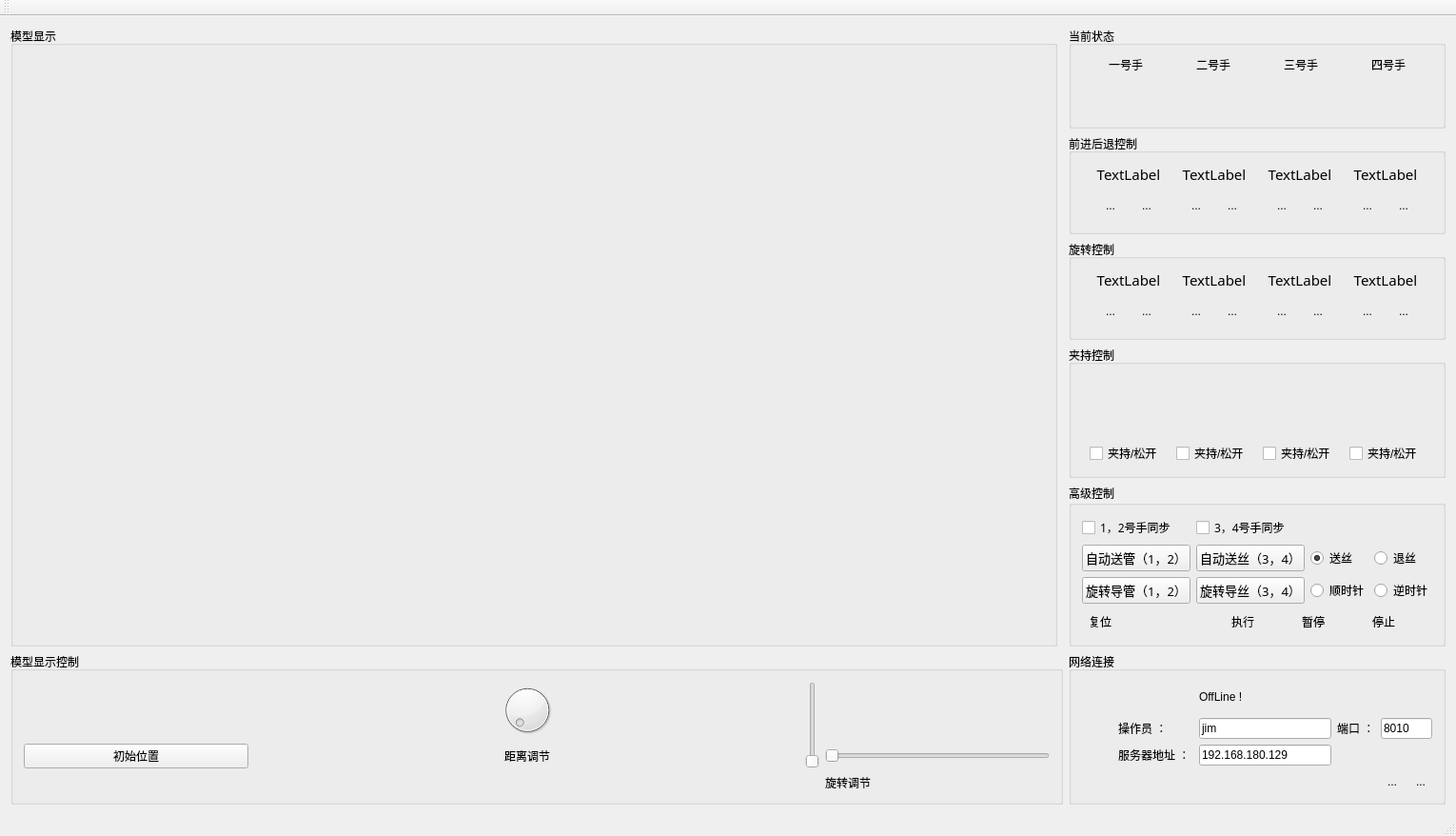
<?xml version="1.0" encoding="UTF-8"?>
<ui version="4.0">
 <class>MainWindow</class>
 <widget class="QMainWindow" name="MainWindow">
  <property name="geometry">
   <rect>
    <x>0</x>
    <y>0</y>
    <width>1218</width>
    <height>878</height>
   </rect>
  </property>
  <property name="windowTitle">
   <string>OPSystem</string>
  </property>
  <property name="iconSize">
   <size>
    <width>64</width>
    <height>64</height>
   </size>
  </property>
  <widget class="QWidget" name="centralWidget">
   <layout class="QGridLayout" name="gridLayout">
    <item row="4" column="2">
     <widget class="QGroupBox" name="groupBox1">
      <property name="font">
       <font>
        <family>Agency FB</family>
       </font>
      </property>
      <property name="title">
       <string>高级控制</string>
      </property>
      <layout class="QGridLayout" name="gridLayout_6">
       <item row="1" column="1">
        <widget class="QPushButton" name="pushButton_2">
         <property name="font">
          <font>
           <family>微软雅黑</family>
           <pointsize>10</pointsize>
           <weight>50</weight>
           <bold>false</bold>
          </font>
         </property>
         <property name="text">
          <string>自动送丝（3，4）</string>
         </property>
        </widget>
       </item>
       <item row="2" column="0">
        <widget class="QPushButton" name="pushButton_3">
         <property name="font">
          <font>
           <family>微软雅黑</family>
           <pointsize>10</pointsize>
           <weight>50</weight>
           <bold>false</bold>
          </font>
         </property>
         <property name="text">
          <string>旋转导管（1，2）</string>
         </property>
        </widget>
       </item>
       <item row="3" column="1" colspan="2">
        <layout class="QHBoxLayout" name="horizontalLayout_11">
         <item>
          <widget class="QToolButton" name="toolButton_2">
           <property name="text">
            <string>执行</string>
           </property>
           <property name="icon">
            <iconset resource="resource.qrc">
             <normaloff>:/image/button/image/start.png</normaloff>:/image/button/image/start.png</iconset>
           </property>
           <property name="iconSize">
            <size>
             <width>64</width>
             <height>64</height>
            </size>
           </property>
           <property name="autoRaise">
            <bool>true</bool>
           </property>
          </widget>
         </item>
         <item>
          <widget class="QToolButton" name="toolButton_3">
           <property name="autoFillBackground">
            <bool>false</bool>
           </property>
           <property name="text">
            <string>暂停</string>
           </property>
           <property name="icon">
            <iconset resource="resource.qrc">
             <normaloff>:/image/button/image/pause.png</normaloff>:/image/button/image/pause.png</iconset>
           </property>
           <property name="iconSize">
            <size>
             <width>64</width>
             <height>64</height>
            </size>
           </property>
           <property name="autoRaise">
            <bool>true</bool>
           </property>
          </widget>
         </item>
         <item>
          <widget class="QToolButton" name="toolButton_4">
           <property name="text">
            <string>停止</string>
           </property>
           <property name="icon">
            <iconset resource="resource.qrc">
             <normaloff>:/image/button/image/stop.png</normaloff>:/image/button/image/stop.png</iconset>
           </property>
           <property name="iconSize">
            <size>
             <width>64</width>
             <height>64</height>
            </size>
           </property>
           <property name="autoRaise">
            <bool>true</bool>
           </property>
          </widget>
         </item>
        </layout>
       </item>
       <item row="2" column="2">
        <layout class="QHBoxLayout" name="horizontalLayout_10">
         <item>
          <widget class="QRadioButton" name="radioButton_3">
           <property name="text">
            <string>顺时针</string>
           </property>
          </widget>
         </item>
         <item>
          <widget class="QRadioButton" name="radioButton_4">
           <property name="text">
            <string>逆时针</string>
           </property>
          </widget>
         </item>
        </layout>
       </item>
       <item row="0" column="1">
        <widget class="QCheckBox" name="checkBox_2">
         <property name="text">
          <string>3，4号手同步</string>
         </property>
        </widget>
       </item>
       <item row="1" column="2">
        <layout class="QHBoxLayout" name="horizontalLayout">
         <item>
          <widget class="QRadioButton" name="radioButton">
           <property name="text">
            <string>送丝</string>
           </property>
           <property name="checkable">
            <bool>true</bool>
           </property>
           <property name="checked">
            <bool>true</bool>
           </property>
           <property name="autoRepeat">
            <bool>false</bool>
           </property>
           <property name="autoExclusive">
            <bool>true</bool>
           </property>
          </widget>
         </item>
         <item>
          <widget class="QRadioButton" name="radioButton_2">
           <property name="text">
            <string>退丝</string>
           </property>
          </widget>
         </item>
        </layout>
       </item>
       <item row="2" column="1">
        <widget class="QPushButton" name="pushButton_7">
         <property name="font">
          <font>
           <family>微软雅黑</family>
           <pointsize>10</pointsize>
           <weight>50</weight>
           <bold>false</bold>
          </font>
         </property>
         <property name="text">
          <string>旋转导丝（3，4）</string>
         </property>
        </widget>
       </item>
       <item row="3" column="0">
        <widget class="QToolButton" name="toolButton">
         <property name="text">
          <string>复位</string>
         </property>
         <property name="icon">
          <iconset theme="复位" resource="resource.qrc">
           <normaloff>:/image/button/image/reset.png</normaloff>:/image/button/image/reset.png</iconset>
         </property>
         <property name="iconSize">
          <size>
           <width>64</width>
           <height>64</height>
          </size>
         </property>
         <property name="autoRaise">
          <bool>true</bool>
         </property>
        </widget>
       </item>
       <item row="1" column="0">
        <widget class="QPushButton" name="pushButton">
         <property name="font">
          <font>
           <family>微软雅黑</family>
           <pointsize>10</pointsize>
           <weight>50</weight>
           <bold>false</bold>
          </font>
         </property>
         <property name="text">
          <string>自动送管（1，2）</string>
         </property>
        </widget>
       </item>
       <item row="0" column="0">
        <widget class="QCheckBox" name="checkBox">
         <property name="text">
          <string>1，2号手同步</string>
         </property>
        </widget>
       </item>
      </layout>
     </widget>
    </item>
    <item row="3" column="2">
     <widget class="QGroupBox" name="groupBox6">
      <property name="title">
       <string>夹持控制</string>
      </property>
      <layout class="QGridLayout" name="gridLayout_4">
       <item row="0" column="1">
        <widget class="Status" name="ocstatus2" native="true">
         <property name="minimumSize">
          <size>
           <width>64</width>
           <height>64</height>
          </size>
         </property>
         <property name="maximumSize">
          <size>
           <width>64</width>
           <height>64</height>
          </size>
         </property>
        </widget>
       </item>
       <item row="0" column="2">
        <widget class="Status" name="ocstatus3" native="true">
         <property name="minimumSize">
          <size>
           <width>64</width>
           <height>64</height>
          </size>
         </property>
         <property name="maximumSize">
          <size>
           <width>64</width>
           <height>64</height>
          </size>
         </property>
        </widget>
       </item>
       <item row="0" column="3">
        <widget class="Status" name="ocstatus4" native="true">
         <property name="minimumSize">
          <size>
           <width>64</width>
           <height>64</height>
          </size>
         </property>
         <property name="maximumSize">
          <size>
           <width>64</width>
           <height>64</height>
          </size>
         </property>
        </widget>
       </item>
       <item row="1" column="0">
        <widget class="QCheckBox" name="occb1">
         <property name="text">
          <string>夹持/松开</string>
         </property>
        </widget>
       </item>
       <item row="1" column="3">
        <widget class="QCheckBox" name="occb4">
         <property name="text">
          <string>夹持/松开</string>
         </property>
        </widget>
       </item>
       <item row="1" column="1">
        <widget class="QCheckBox" name="occb2">
         <property name="text">
          <string>夹持/松开</string>
         </property>
        </widget>
       </item>
       <item row="1" column="2">
        <widget class="QCheckBox" name="occb3">
         <property name="text">
          <string>夹持/松开</string>
         </property>
        </widget>
       </item>
       <item row="0" column="0">
        <widget class="Status" name="ocstatus1" native="true">
         <property name="minimumSize">
          <size>
           <width>64</width>
           <height>64</height>
          </size>
         </property>
         <property name="maximumSize">
          <size>
           <width>64</width>
           <height>64</height>
          </size>
         </property>
        </widget>
       </item>
      </layout>
     </widget>
    </item>
    <item row="2" column="2">
     <widget class="QGroupBox" name="groupBox5">
      <property name="title">
       <string>旋转控制</string>
      </property>
      <property name="flat">
       <bool>false</bool>
      </property>
      <layout class="QGridLayout" name="gridLayout_3">
       <item row="0" column="5">
        <widget class="QLabel" name="rotate4">
         <property name="font">
          <font>
           <family>Microsoft YaHei</family>
           <pointsize>11</pointsize>
          </font>
         </property>
         <property name="text">
          <string>TextLabel</string>
         </property>
         <property name="alignment">
          <set>Qt::AlignCenter</set>
         </property>
        </widget>
       </item>
       <item row="0" column="3">
        <widget class="QLabel" name="rotate2">
         <property name="font">
          <font>
           <family>Microsoft YaHei</family>
           <pointsize>11</pointsize>
          </font>
         </property>
         <property name="text">
          <string>TextLabel</string>
         </property>
         <property name="alignment">
          <set>Qt::AlignCenter</set>
         </property>
        </widget>
       </item>
       <item row="0" column="4">
        <widget class="QLabel" name="rotate3">
         <property name="font">
          <font>
           <family>Microsoft YaHei</family>
           <pointsize>11</pointsize>
          </font>
         </property>
         <property name="text">
          <string>TextLabel</string>
         </property>
         <property name="alignment">
          <set>Qt::AlignCenter</set>
         </property>
        </widget>
       </item>
       <item row="2" column="3">
        <layout class="QHBoxLayout" name="horizontalLayout_7">
         <item>
          <widget class="QToolButton" name="plusbtn_r2">
           <property name="enabled">
            <bool>true</bool>
           </property>
           <property name="minimumSize">
            <size>
             <width>32</width>
             <height>32</height>
            </size>
           </property>
           <property name="text">
            <string>...</string>
           </property>
           <property name="icon">
            <iconset resource="resource.qrc">
             <normaloff>:/image/button/image/rotation_plus.png</normaloff>:/image/button/image/rotation_plus.png</iconset>
           </property>
           <property name="iconSize">
            <size>
             <width>64</width>
             <height>64</height>
            </size>
           </property>
           <property name="autoRaise">
            <bool>true</bool>
           </property>
          </widget>
         </item>
         <item>
          <widget class="QToolButton" name="minusbtn_r2">
           <property name="minimumSize">
            <size>
             <width>32</width>
             <height>32</height>
            </size>
           </property>
           <property name="text">
            <string>...</string>
           </property>
           <property name="icon">
            <iconset resource="resource.qrc">
             <normaloff>:/image/button/image/rotation_minus.png</normaloff>:/image/button/image/rotation_minus.png</iconset>
           </property>
           <property name="iconSize">
            <size>
             <width>64</width>
             <height>64</height>
            </size>
           </property>
           <property name="autoRaise">
            <bool>true</bool>
           </property>
          </widget>
         </item>
        </layout>
       </item>
       <item row="2" column="4">
        <layout class="QHBoxLayout" name="horizontalLayout_8">
         <item>
          <widget class="QToolButton" name="plusbtn_r3">
           <property name="enabled">
            <bool>true</bool>
           </property>
           <property name="minimumSize">
            <size>
             <width>32</width>
             <height>32</height>
            </size>
           </property>
           <property name="contextMenuPolicy">
            <enum>Qt::NoContextMenu</enum>
           </property>
           <property name="text">
            <string>...</string>
           </property>
           <property name="icon">
            <iconset resource="resource.qrc">
             <normaloff>:/image/button/image/rotation_plus.png</normaloff>:/image/button/image/rotation_plus.png</iconset>
           </property>
           <property name="iconSize">
            <size>
             <width>64</width>
             <height>64</height>
            </size>
           </property>
           <property name="autoRaise">
            <bool>true</bool>
           </property>
          </widget>
         </item>
         <item>
          <widget class="QToolButton" name="minusbtn_r3">
           <property name="minimumSize">
            <size>
             <width>32</width>
             <height>32</height>
            </size>
           </property>
           <property name="text">
            <string>...</string>
           </property>
           <property name="icon">
            <iconset resource="resource.qrc">
             <normaloff>:/image/button/image/rotation_minus.png</normaloff>:/image/button/image/rotation_minus.png</iconset>
           </property>
           <property name="iconSize">
            <size>
             <width>64</width>
             <height>64</height>
            </size>
           </property>
           <property name="autoRaise">
            <bool>true</bool>
           </property>
          </widget>
         </item>
        </layout>
       </item>
       <item row="2" column="5">
        <layout class="QHBoxLayout" name="horizontalLayout_9">
         <item>
          <widget class="QToolButton" name="plusbtn_r4">
           <property name="enabled">
            <bool>true</bool>
           </property>
           <property name="minimumSize">
            <size>
             <width>32</width>
             <height>32</height>
            </size>
           </property>
           <property name="text">
            <string>...</string>
           </property>
           <property name="icon">
            <iconset resource="resource.qrc">
             <normaloff>:/image/button/image/rotation_plus.png</normaloff>:/image/button/image/rotation_plus.png</iconset>
           </property>
           <property name="iconSize">
            <size>
             <width>64</width>
             <height>64</height>
            </size>
           </property>
           <property name="autoRaise">
            <bool>true</bool>
           </property>
          </widget>
         </item>
         <item>
          <widget class="QToolButton" name="minusbtn_r4">
           <property name="minimumSize">
            <size>
             <width>32</width>
             <height>32</height>
            </size>
           </property>
           <property name="text">
            <string>...</string>
           </property>
           <property name="icon">
            <iconset resource="resource.qrc">
             <normaloff>:/image/button/image/rotation_minus.png</normaloff>:/image/button/image/rotation_minus.png</iconset>
           </property>
           <property name="iconSize">
            <size>
             <width>64</width>
             <height>64</height>
            </size>
           </property>
           <property name="autoRaise">
            <bool>true</bool>
           </property>
          </widget>
         </item>
        </layout>
       </item>
       <item row="2" column="1">
        <layout class="QHBoxLayout" name="horizontalLayout_6">
         <item>
          <widget class="QToolButton" name="plusbtn_r1">
           <property name="enabled">
            <bool>true</bool>
           </property>
           <property name="minimumSize">
            <size>
             <width>32</width>
             <height>32</height>
            </size>
           </property>
           <property name="text">
            <string>...</string>
           </property>
           <property name="icon">
            <iconset resource="resource.qrc">
             <normaloff>:/image/button/image/rotation_plus.png</normaloff>:/image/button/image/rotation_plus.png</iconset>
           </property>
           <property name="iconSize">
            <size>
             <width>64</width>
             <height>64</height>
            </size>
           </property>
           <property name="autoRaise">
            <bool>true</bool>
           </property>
          </widget>
         </item>
         <item>
          <widget class="QToolButton" name="minusbtn_r1">
           <property name="minimumSize">
            <size>
             <width>32</width>
             <height>32</height>
            </size>
           </property>
           <property name="text">
            <string>...</string>
           </property>
           <property name="icon">
            <iconset resource="resource.qrc">
             <normaloff>:/image/button/image/rotation_minus.png</normaloff>:/image/button/image/rotation_minus.png</iconset>
           </property>
           <property name="iconSize">
            <size>
             <width>64</width>
             <height>64</height>
            </size>
           </property>
           <property name="autoRaise">
            <bool>true</bool>
           </property>
          </widget>
         </item>
        </layout>
       </item>
       <item row="0" column="1">
        <widget class="QLabel" name="rotate1">
         <property name="font">
          <font>
           <family>Microsoft YaHei</family>
           <pointsize>11</pointsize>
          </font>
         </property>
         <property name="text">
          <string>TextLabel</string>
         </property>
         <property name="alignment">
          <set>Qt::AlignCenter</set>
         </property>
        </widget>
       </item>
      </layout>
     </widget>
    </item>
    <item row="0" column="2">
     <widget class="QGroupBox" name="groupBox2">
      <property name="minimumSize">
       <size>
        <width>64</width>
        <height>64</height>
       </size>
      </property>
      <property name="title">
       <string>当前状态</string>
      </property>
      <layout class="QGridLayout" name="gridLayout_7">
       <item row="1" column="2">
        <widget class="Status" name="status3" native="true">
         <property name="minimumSize">
          <size>
           <width>80</width>
           <height>80</height>
          </size>
         </property>
         <property name="maximumSize">
          <size>
           <width>80</width>
           <height>80</height>
          </size>
         </property>
        </widget>
       </item>
       <item row="1" column="0">
        <widget class="Status" name="status1" native="true">
         <property name="minimumSize">
          <size>
           <width>80</width>
           <height>80</height>
          </size>
         </property>
         <property name="maximumSize">
          <size>
           <width>80</width>
           <height>80</height>
          </size>
         </property>
        </widget>
       </item>
       <item row="0" column="1">
        <widget class="QLabel" name="label_2">
         <property name="text">
          <string>二号手</string>
         </property>
         <property name="alignment">
          <set>Qt::AlignCenter</set>
         </property>
        </widget>
       </item>
       <item row="0" column="2">
        <widget class="QLabel" name="label_3">
         <property name="text">
          <string>三号手</string>
         </property>
         <property name="alignment">
          <set>Qt::AlignCenter</set>
         </property>
        </widget>
       </item>
       <item row="0" column="0">
        <widget class="QLabel" name="label">
         <property name="text">
          <string>一号手</string>
         </property>
         <property name="alignment">
          <set>Qt::AlignCenter</set>
         </property>
        </widget>
       </item>
       <item row="0" column="3">
        <widget class="QLabel" name="label_4">
         <property name="text">
          <string>四号手</string>
         </property>
         <property name="alignment">
          <set>Qt::AlignCenter</set>
         </property>
        </widget>
       </item>
       <item row="1" column="3">
        <widget class="Status" name="status4" native="true">
         <property name="minimumSize">
          <size>
           <width>80</width>
           <height>80</height>
          </size>
         </property>
         <property name="maximumSize">
          <size>
           <width>80</width>
           <height>80</height>
          </size>
         </property>
        </widget>
       </item>
       <item row="1" column="1">
        <widget class="Status" name="status2" native="true">
         <property name="minimumSize">
          <size>
           <width>80</width>
           <height>80</height>
          </size>
         </property>
         <property name="maximumSize">
          <size>
           <width>80</width>
           <height>80</height>
          </size>
         </property>
        </widget>
       </item>
      </layout>
     </widget>
    </item>
    <item row="5" column="2">
     <widget class="QGroupBox" name="groupBox3">
      <property name="title">
       <string>网络连接</string>
      </property>
      <layout class="QGridLayout" name="gridLayout_8">
       <item row="2" column="2">
        <widget class="QLineEdit" name="serverIPLineEdit">
         <property name="text">
          <string>192.168.180.129</string>
         </property>
        </widget>
       </item>
       <item row="1" column="1">
        <widget class="QLabel" name="label_7">
         <property name="text">
          <string>操作员 ：</string>
         </property>
        </widget>
       </item>
       <item row="0" column="0">
        <widget class="Status" name="connection" native="true">
         <property name="minimumSize">
          <size>
           <width>32</width>
           <height>32</height>
          </size>
         </property>
         <property name="maximumSize">
          <size>
           <width>32</width>
           <height>32</height>
          </size>
         </property>
        </widget>
       </item>
       <item row="3" column="4">
        <widget class="QToolButton" name="disconnect">
         <property name="text">
          <string>...</string>
         </property>
         <property name="icon">
          <iconset resource="resource.qrc">
           <normaloff>:/image/button/image/disconnected.png</normaloff>:/image/button/image/disconnected.png</iconset>
         </property>
         <property name="iconSize">
          <size>
           <width>32</width>
           <height>32</height>
          </size>
         </property>
         <property name="autoRaise">
          <bool>true</bool>
         </property>
        </widget>
       </item>
       <item row="1" column="3">
        <widget class="QLabel" name="label_6">
         <property name="text">
          <string>端口 ：</string>
         </property>
        </widget>
       </item>
       <item row="1" column="2">
        <widget class="QLineEdit" name="userNameLineEdit">
         <property name="text">
          <string>jim</string>
         </property>
        </widget>
       </item>
       <item row="2" column="1">
        <widget class="QLabel" name="label_5">
         <property name="text">
          <string>服务器地址 ： </string>
         </property>
        </widget>
       </item>
       <item row="3" column="5">
        <widget class="QToolButton" name="connect">
         <property name="text">
          <string>...</string>
         </property>
         <property name="icon">
          <iconset resource="resource.qrc">
           <normaloff>:/image/button/image/connected.png</normaloff>:/image/button/image/connected.png</iconset>
         </property>
         <property name="iconSize">
          <size>
           <width>32</width>
           <height>32</height>
          </size>
         </property>
         <property name="autoRaise">
          <bool>true</bool>
         </property>
        </widget>
       </item>
       <item row="1" column="4" colspan="2">
        <widget class="QLineEdit" name="portLineEdit">
         <property name="text">
          <string>8010</string>
         </property>
        </widget>
       </item>
       <item row="0" column="2" colspan="4">
        <widget class="QLabel" name="display">
         <property name="text">
          <string>OffLine !</string>
         </property>
        </widget>
       </item>
      </layout>
     </widget>
    </item>
    <item row="1" column="2">
     <widget class="QGroupBox" name="groupBox4">
      <property name="title">
       <string>前进后退控制</string>
      </property>
      <layout class="QGridLayout" name="gridLayout_2">
       <item row="0" column="0">
        <widget class="QLabel" name="move1">
         <property name="font">
          <font>
           <family>Microsoft YaHei</family>
           <pointsize>11</pointsize>
          </font>
         </property>
         <property name="text">
          <string>TextLabel</string>
         </property>
         <property name="alignment">
          <set>Qt::AlignCenter</set>
         </property>
        </widget>
       </item>
       <item row="0" column="1">
        <widget class="QLabel" name="move2">
         <property name="font">
          <font>
           <family>Microsoft YaHei</family>
           <pointsize>11</pointsize>
          </font>
         </property>
         <property name="text">
          <string>TextLabel</string>
         </property>
         <property name="alignment">
          <set>Qt::AlignCenter</set>
         </property>
        </widget>
       </item>
       <item row="0" column="3">
        <widget class="QLabel" name="move4">
         <property name="font">
          <font>
           <family>Microsoft YaHei</family>
           <pointsize>11</pointsize>
          </font>
         </property>
         <property name="text">
          <string>TextLabel</string>
         </property>
         <property name="alignment">
          <set>Qt::AlignCenter</set>
         </property>
        </widget>
       </item>
       <item row="0" column="2">
        <widget class="QLabel" name="move3">
         <property name="font">
          <font>
           <family>Microsoft YaHei</family>
           <pointsize>11</pointsize>
          </font>
         </property>
         <property name="text">
          <string>TextLabel</string>
         </property>
         <property name="alignment">
          <set>Qt::AlignCenter</set>
         </property>
        </widget>
       </item>
       <item row="1" column="3">
        <layout class="QHBoxLayout" name="horizontalLayout_5">
         <item>
          <widget class="QToolButton" name="plusbtn_m4">
           <property name="enabled">
            <bool>true</bool>
           </property>
           <property name="minimumSize">
            <size>
             <width>32</width>
             <height>32</height>
            </size>
           </property>
           <property name="text">
            <string>...</string>
           </property>
           <property name="icon">
            <iconset resource="resource.qrc">
             <normaloff>:/image/button/image/plus.png</normaloff>:/image/button/image/plus.png</iconset>
           </property>
           <property name="iconSize">
            <size>
             <width>64</width>
             <height>64</height>
            </size>
           </property>
           <property name="autoRaise">
            <bool>true</bool>
           </property>
          </widget>
         </item>
         <item>
          <widget class="QToolButton" name="minusbtn_m4">
           <property name="minimumSize">
            <size>
             <width>32</width>
             <height>32</height>
            </size>
           </property>
           <property name="text">
            <string>...</string>
           </property>
           <property name="icon">
            <iconset resource="resource.qrc">
             <normaloff>:/image/button/image/minus.png</normaloff>:/image/button/image/minus.png</iconset>
           </property>
           <property name="iconSize">
            <size>
             <width>64</width>
             <height>64</height>
            </size>
           </property>
           <property name="autoRaise">
            <bool>true</bool>
           </property>
          </widget>
         </item>
        </layout>
       </item>
       <item row="1" column="2">
        <layout class="QHBoxLayout" name="horizontalLayout_4">
         <item>
          <widget class="QToolButton" name="plusbtn_m3">
           <property name="enabled">
            <bool>true</bool>
           </property>
           <property name="minimumSize">
            <size>
             <width>32</width>
             <height>32</height>
            </size>
           </property>
           <property name="text">
            <string>...</string>
           </property>
           <property name="icon">
            <iconset resource="resource.qrc">
             <normaloff>:/image/button/image/plus.png</normaloff>:/image/button/image/plus.png</iconset>
           </property>
           <property name="iconSize">
            <size>
             <width>64</width>
             <height>64</height>
            </size>
           </property>
           <property name="autoRaise">
            <bool>true</bool>
           </property>
          </widget>
         </item>
         <item>
          <widget class="QToolButton" name="minusbtn_m3">
           <property name="minimumSize">
            <size>
             <width>32</width>
             <height>32</height>
            </size>
           </property>
           <property name="text">
            <string>...</string>
           </property>
           <property name="icon">
            <iconset resource="resource.qrc">
             <normaloff>:/image/button/image/minus.png</normaloff>:/image/button/image/minus.png</iconset>
           </property>
           <property name="iconSize">
            <size>
             <width>64</width>
             <height>64</height>
            </size>
           </property>
           <property name="autoRaise">
            <bool>true</bool>
           </property>
          </widget>
         </item>
        </layout>
       </item>
       <item row="1" column="1">
        <layout class="QHBoxLayout" name="horizontalLayout_2">
         <item>
          <widget class="QToolButton" name="plusbtn_m2">
           <property name="enabled">
            <bool>true</bool>
           </property>
           <property name="minimumSize">
            <size>
             <width>32</width>
             <height>32</height>
            </size>
           </property>
           <property name="text">
            <string>...</string>
           </property>
           <property name="icon">
            <iconset resource="resource.qrc">
             <normaloff>:/image/button/image/plus.png</normaloff>:/image/button/image/plus.png</iconset>
           </property>
           <property name="iconSize">
            <size>
             <width>64</width>
             <height>64</height>
            </size>
           </property>
           <property name="autoRaise">
            <bool>true</bool>
           </property>
          </widget>
         </item>
         <item>
          <widget class="QToolButton" name="minusbtn_m2">
           <property name="minimumSize">
            <size>
             <width>32</width>
             <height>32</height>
            </size>
           </property>
           <property name="text">
            <string>...</string>
           </property>
           <property name="icon">
            <iconset resource="resource.qrc">
             <normaloff>:/image/button/image/minus.png</normaloff>:/image/button/image/minus.png</iconset>
           </property>
           <property name="iconSize">
            <size>
             <width>64</width>
             <height>64</height>
            </size>
           </property>
           <property name="autoRaise">
            <bool>true</bool>
           </property>
          </widget>
         </item>
        </layout>
       </item>
       <item row="1" column="0">
        <layout class="QHBoxLayout" name="horizontalLayout_3">
         <item>
          <widget class="QToolButton" name="plusbtn_m1">
           <property name="enabled">
            <bool>true</bool>
           </property>
           <property name="sizePolicy">
            <sizepolicy hsizetype="Fixed" vsizetype="Fixed">
             <horstretch>0</horstretch>
             <verstretch>0</verstretch>
            </sizepolicy>
           </property>
           <property name="minimumSize">
            <size>
             <width>32</width>
             <height>32</height>
            </size>
           </property>
           <property name="contextMenuPolicy">
            <enum>Qt::DefaultContextMenu</enum>
           </property>
           <property name="autoFillBackground">
            <bool>false</bool>
           </property>
           <property name="text">
            <string>...</string>
           </property>
           <property name="icon">
            <iconset resource="resource.qrc">
             <normaloff>:/image/button/image/plus.png</normaloff>:/image/button/image/plus.png</iconset>
           </property>
           <property name="iconSize">
            <size>
             <width>64</width>
             <height>64</height>
            </size>
           </property>
           <property name="autoRaise">
            <bool>true</bool>
           </property>
          </widget>
         </item>
         <item>
          <widget class="QToolButton" name="minusbtn_m1">
           <property name="minimumSize">
            <size>
             <width>32</width>
             <height>32</height>
            </size>
           </property>
           <property name="text">
            <string>...</string>
           </property>
           <property name="icon">
            <iconset resource="resource.qrc">
             <normaloff>:/image/button/image/minus.png</normaloff>:/image/button/image/minus.png</iconset>
           </property>
           <property name="iconSize">
            <size>
             <width>64</width>
             <height>64</height>
            </size>
           </property>
           <property name="autoRaise">
            <bool>true</bool>
           </property>
          </widget>
         </item>
        </layout>
       </item>
      </layout>
     </widget>
    </item>
    <item row="5" column="0" colspan="2">
     <widget class="QGroupBox" name="setting">
      <property name="title">
       <string>模型显示控制</string>
      </property>
      <layout class="QGridLayout" name="gridLayout_5">
       <item row="0" column="0">
        <spacer name="horizontalSpacer">
         <property name="orientation">
          <enum>Qt::Horizontal</enum>
         </property>
         <property name="sizeHint" stdset="0">
          <size>
           <width>40</width>
           <height>20</height>
          </size>
         </property>
        </spacer>
       </item>
       <item row="2" column="5">
        <widget class="QLabel" name="label_9">
         <property name="text">
          <string>旋转调节</string>
         </property>
        </widget>
       </item>
       <item row="0" column="2">
        <widget class="QDial" name="dial"/>
       </item>
       <item row="1" column="5">
        <widget class="QSlider" name="horizontalSlider">
         <property name="orientation">
          <enum>Qt::Horizontal</enum>
         </property>
        </widget>
       </item>
       <item row="0" column="3">
        <spacer name="horizontalSpacer_2">
         <property name="orientation">
          <enum>Qt::Horizontal</enum>
         </property>
         <property name="sizeHint" stdset="0">
          <size>
           <width>40</width>
           <height>20</height>
          </size>
         </property>
        </spacer>
       </item>
       <item row="0" column="4" rowspan="2">
        <widget class="QSlider" name="verticalSlider">
         <property name="orientation">
          <enum>Qt::Vertical</enum>
         </property>
        </widget>
       </item>
       <item row="0" column="5">
        <spacer name="verticalSpacer">
         <property name="orientation">
          <enum>Qt::Vertical</enum>
         </property>
         <property name="sizeHint" stdset="0">
          <size>
           <width>20</width>
           <height>40</height>
          </size>
         </property>
        </spacer>
       </item>
       <item row="1" column="0">
        <widget class="QPushButton" name="pushButton_4">
         <property name="text">
          <string>初始位置</string>
         </property>
        </widget>
       </item>
       <item row="1" column="2">
        <widget class="QLabel" name="label_8">
         <property name="text">
          <string>距离调节</string>
         </property>
         <property name="alignment">
          <set>Qt::AlignCenter</set>
         </property>
        </widget>
       </item>
       <item row="0" column="1">
        <spacer name="horizontalSpacer_3">
         <property name="orientation">
          <enum>Qt::Horizontal</enum>
         </property>
         <property name="sizeHint" stdset="0">
          <size>
           <width>40</width>
           <height>20</height>
          </size>
         </property>
        </spacer>
       </item>
      </layout>
     </widget>
    </item>
    <item row="0" column="0" rowspan="5">
     <widget class="QGroupBox" name="groupBox">
      <property name="minimumSize">
       <size>
        <width>1100</width>
        <height>500</height>
       </size>
      </property>
      <property name="title">
       <string>模型显示</string>
      </property>
      <layout class="QHBoxLayout" name="horizontalLayout_12">
       <item>
        <widget class="Status" name="model" native="true">
         <property name="minimumSize">
          <size>
           <width>1000</width>
           <height>0</height>
          </size>
         </property>
        </widget>
       </item>
      </layout>
     </widget>
    </item>
   </layout>
  </widget>
  <widget class="QMenuBar" name="menuBar">
   <property name="geometry">
    <rect>
     <x>0</x>
     <y>0</y>
     <width>1218</width>
     <height>23</height>
    </rect>
   </property>
  </widget>
  <widget class="QToolBar" name="mainToolBar">
   <attribute name="toolBarArea">
    <enum>TopToolBarArea</enum>
   </attribute>
   <attribute name="toolBarBreak">
    <bool>false</bool>
   </attribute>
  </widget>
  <widget class="QStatusBar" name="statusBar"/>
 </widget>
 <layoutdefault spacing="6" margin="11"/>
 <customwidgets>
  <customwidget>
   <class>Status</class>
   <extends>QWidget</extends>
   <header location="global">status.h</header>
   <container>1</container>
  </customwidget>
 </customwidgets>
 <resources>
  <include location="resource.qrc"/>
 </resources>
 <connections/>
</ui>
